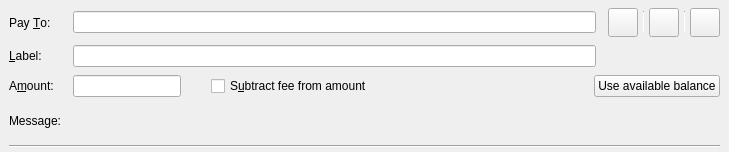
<?xml version="1.0" encoding="UTF-8"?>
<ui version="4.0">
 <class>SendCoinsEntry</class>
 <widget class="QStackedWidget" name="SendCoinsEntry">
  <property name="geometry">
   <rect>
    <x>0</x>
    <y>0</y>
    <width>729</width>
    <height>152</height>
   </rect>
  </property>
  <property name="focusPolicy">
   <enum>Qt::TabFocus</enum>
  </property>
  <property name="autoFillBackground">
   <bool>false</bool>
  </property>
  <property name="currentIndex">
   <number>0</number>
  </property>
  <widget class="QFrame" name="SendCoins">
   <property name="toolTip">
    <string>This is a normal payment.</string>
   </property>
   <property name="frameShape">
    <enum>QFrame::NoFrame</enum>
   </property>
   <layout class="QGridLayout" name="gridLayout">
    <property name="topMargin">
     <number>8</number>
    </property>
    <property name="bottomMargin">
     <number>4</number>
    </property>
    <property name="horizontalSpacing">
     <number>12</number>
    </property>
    <property name="verticalSpacing">
     <number>8</number>
    </property>
    <item row="3" column="1">
     <widget class="QLabel" name="messageTextLabel">
      <property name="toolTip">
       <string>A message that was attached to the abp: URI which will be stored with the transaction for your reference. Note: This message will not be sent over the Abp network.</string>
      </property>
      <property name="textFormat">
       <enum>Qt::PlainText</enum>
      </property>
     </widget>
    </item>
    <item row="0" column="0">
     <widget class="QLabel" name="payToLabel">
      <property name="text">
       <string>Pay &amp;To:</string>
      </property>
      <property name="buddy">
       <cstring>payTo</cstring>
      </property>
     </widget>
    </item>
    <item row="2" column="1" colspan="4">
     <layout class="QHBoxLayout" name="horizontalLayoutAmount" stretch="0,0,1,0">
      <item>
       <widget class="BitcoinAmountField" name="payAmount"/>
      </item>
      <item>
       <spacer name="horizontalSpacer">
        <property name="orientation">
         <enum>Qt::Horizontal</enum>
        </property>
        <property name="sizeType">
         <enum>QSizePolicy::Fixed</enum>
        </property>
        <property name="sizeHint" stdset="0">
         <size>
          <width>30</width>
          <height>20</height>
         </size>
        </property>
       </spacer>
      </item>
      <item>
       <widget class="QCheckBox" name="checkboxSubtractFeeFromAmount">
        <property name="toolTip">
         <string>The fee will be deducted from the amount being sent. The recipient will receive less abps than you enter in the amount field. If multiple recipients are selected, the fee is split equally.</string>
        </property>
        <property name="text">
         <string>S&amp;ubtract fee from amount</string>
        </property>
       </widget>
      </item>
      <item>
       <widget class="QPushButton" name="useAvailableBalanceButton">
        <property name="text">
         <string>Use available balance</string>
        </property>
       </widget>
      </item>
     </layout>
    </item>
    <item row="1" column="1">
     <widget class="QLineEdit" name="addAsLabel">
      <property name="toolTip">
       <string>Enter a label for this address to add it to the list of used addresses</string>
      </property>
     </widget>
    </item>
    <item row="1" column="0">
     <widget class="QLabel" name="labellLabel">
      <property name="text">
       <string>&amp;Label:</string>
      </property>
      <property name="buddy">
       <cstring>addAsLabel</cstring>
      </property>
     </widget>
    </item>
    <item row="3" column="0">
     <widget class="QLabel" name="messageLabel">
      <property name="text">
       <string>Message:</string>
      </property>
     </widget>
    </item>
    <item row="2" column="0">
     <widget class="QLabel" name="amountLabel">
      <property name="text">
       <string>A&amp;mount:</string>
      </property>
      <property name="buddy">
       <cstring>payAmount</cstring>
      </property>
     </widget>
    </item>
    <item row="0" column="1">
     <layout class="QHBoxLayout" name="payToLayout">
      <property name="spacing">
       <number>6</number>
      </property>
      <item>
       <widget class="QValidatedLineEdit" name="payTo">
        <property name="toolTip">
         <string>The Abp address to send the payment to</string>
        </property>
       </widget>
      </item>
     </layout>
    </item>
    <item row="4" column="0" colspan="5">
     <widget class="Line" name="hLine">
      <property name="orientation">
       <enum>Qt::Horizontal</enum>
      </property>
     </widget>
    </item>
    <item row="0" column="2" colspan="3">
     <layout class="QHBoxLayout" name="horizontalLayout_3">
      <property name="spacing">
       <number>5</number>
      </property>
      <item>
       <widget class="QToolButton" name="deleteButton">
        <property name="toolTip">
         <string>Remove this entry</string>
        </property>
        <property name="text">
         <string/>
        </property>
        <property name="icon">
         <iconset resource="../bitcoin.qrc">
          <normaloff>:/icons/remove_entry</normaloff>:/icons/remove_entry</iconset>
        </property>
        <property name="iconSize">
         <size>
          <width>22</width>
          <height>22</height>
         </size>
        </property>
       </widget>
      </item>
      <item>
       <widget class="Line" name="vLine">
        <property name="maximumSize">
         <size>
          <width>1</width>
          <height>22</height>
         </size>
        </property>
        <property name="orientation">
         <enum>Qt::Vertical</enum>
        </property>
       </widget>
      </item>
      <item>
       <widget class="QToolButton" name="addressBookButton">
        <property name="toolTip">
         <string>Choose previously used address</string>
        </property>
        <property name="text">
         <string/>
        </property>
        <property name="icon">
         <iconset resource="../bitcoin.qrc">
          <normaloff>:/icons/address-book</normaloff>:/icons/address-book</iconset>
        </property>
        <property name="iconSize">
         <size>
          <width>22</width>
          <height>22</height>
         </size>
        </property>
        <property name="shortcut">
         <string>Alt+A</string>
        </property>
       </widget>
      </item>
      <item>
       <widget class="Line" name="vLine2">
        <property name="maximumSize">
         <size>
          <width>1</width>
          <height>22</height>
         </size>
        </property>
        <property name="orientation">
         <enum>Qt::Vertical</enum>
        </property>
       </widget>
      </item>
      <item>
       <widget class="QToolButton" name="pasteButton">
        <property name="toolTip">
         <string>Paste address from clipboard</string>
        </property>
        <property name="text">
         <string/>
        </property>
        <property name="icon">
         <iconset resource="../bitcoin.qrc">
          <normaloff>:/icons/editpaste</normaloff>:/icons/editpaste</iconset>
        </property>
        <property name="iconSize">
         <size>
          <width>22</width>
          <height>22</height>
         </size>
        </property>
        <property name="shortcut">
         <string>Alt+P</string>
        </property>
       </widget>
      </item>
     </layout>
    </item>
   </layout>
  </widget>
  <widget class="QFrame" name="SendCoins_UnauthenticatedPaymentRequest">
   <property name="palette">
    <palette>
     <active>
      <colorrole role="WindowText">
       <brush brushstyle="SolidPattern">
        <color alpha="255">
         <red>0</red>
         <green>0</green>
         <blue>0</blue>
        </color>
       </brush>
      </colorrole>
      <colorrole role="Button">
       <brush brushstyle="SolidPattern">
        <color alpha="255">
         <red>255</red>
         <green>255</green>
         <blue>127</blue>
        </color>
       </brush>
      </colorrole>
      <colorrole role="Light">
       <brush brushstyle="SolidPattern">
        <color alpha="255">
         <red>255</red>
         <green>255</green>
         <blue>255</blue>
        </color>
       </brush>
      </colorrole>
      <colorrole role="Midlight">
       <brush brushstyle="SolidPattern">
        <color alpha="255">
         <red>255</red>
         <green>255</green>
         <blue>191</blue>
        </color>
       </brush>
      </colorrole>
      <colorrole role="Dark">
       <brush brushstyle="SolidPattern">
        <color alpha="255">
         <red>127</red>
         <green>127</green>
         <blue>63</blue>
        </color>
       </brush>
      </colorrole>
      <colorrole role="Mid">
       <brush brushstyle="SolidPattern">
        <color alpha="255">
         <red>170</red>
         <green>170</green>
         <blue>84</blue>
        </color>
       </brush>
      </colorrole>
      <colorrole role="Text">
       <brush brushstyle="SolidPattern">
        <color alpha="255">
         <red>0</red>
         <green>0</green>
         <blue>0</blue>
        </color>
       </brush>
      </colorrole>
      <colorrole role="BrightText">
       <brush brushstyle="SolidPattern">
        <color alpha="255">
         <red>255</red>
         <green>255</green>
         <blue>255</blue>
        </color>
       </brush>
      </colorrole>
      <colorrole role="ButtonText">
       <brush brushstyle="SolidPattern">
        <color alpha="255">
         <red>0</red>
         <green>0</green>
         <blue>0</blue>
        </color>
       </brush>
      </colorrole>
      <colorrole role="Base">
       <brush brushstyle="SolidPattern">
        <color alpha="255">
         <red>255</red>
         <green>255</green>
         <blue>255</blue>
        </color>
       </brush>
      </colorrole>
      <colorrole role="Window">
       <brush brushstyle="SolidPattern">
        <color alpha="255">
         <red>255</red>
         <green>255</green>
         <blue>127</blue>
        </color>
       </brush>
      </colorrole>
      <colorrole role="Shadow">
       <brush brushstyle="SolidPattern">
        <color alpha="255">
         <red>0</red>
         <green>0</green>
         <blue>0</blue>
        </color>
       </brush>
      </colorrole>
      <colorrole role="AlternateBase">
       <brush brushstyle="SolidPattern">
        <color alpha="255">
         <red>255</red>
         <green>255</green>
         <blue>191</blue>
        </color>
       </brush>
      </colorrole>
      <colorrole role="ToolTipBase">
       <brush brushstyle="SolidPattern">
        <color alpha="255">
         <red>255</red>
         <green>255</green>
         <blue>220</blue>
        </color>
       </brush>
      </colorrole>
      <colorrole role="ToolTipText">
       <brush brushstyle="SolidPattern">
        <color alpha="255">
         <red>0</red>
         <green>0</green>
         <blue>0</blue>
        </color>
       </brush>
      </colorrole>
     </active>
     <inactive>
      <colorrole role="WindowText">
       <brush brushstyle="SolidPattern">
        <color alpha="255">
         <red>0</red>
         <green>0</green>
         <blue>0</blue>
        </color>
       </brush>
      </colorrole>
      <colorrole role="Button">
       <brush brushstyle="SolidPattern">
        <color alpha="255">
         <red>255</red>
         <green>255</green>
         <blue>127</blue>
        </color>
       </brush>
      </colorrole>
      <colorrole role="Light">
       <brush brushstyle="SolidPattern">
        <color alpha="255">
         <red>255</red>
         <green>255</green>
         <blue>255</blue>
        </color>
       </brush>
      </colorrole>
      <colorrole role="Midlight">
       <brush brushstyle="SolidPattern">
        <color alpha="255">
         <red>255</red>
         <green>255</green>
         <blue>191</blue>
        </color>
       </brush>
      </colorrole>
      <colorrole role="Dark">
       <brush brushstyle="SolidPattern">
        <color alpha="255">
         <red>127</red>
         <green>127</green>
         <blue>63</blue>
        </color>
       </brush>
      </colorrole>
      <colorrole role="Mid">
       <brush brushstyle="SolidPattern">
        <color alpha="255">
         <red>170</red>
         <green>170</green>
         <blue>84</blue>
        </color>
       </brush>
      </colorrole>
      <colorrole role="Text">
       <brush brushstyle="SolidPattern">
        <color alpha="255">
         <red>0</red>
         <green>0</green>
         <blue>0</blue>
        </color>
       </brush>
      </colorrole>
      <colorrole role="BrightText">
       <brush brushstyle="SolidPattern">
        <color alpha="255">
         <red>255</red>
         <green>255</green>
         <blue>255</blue>
        </color>
       </brush>
      </colorrole>
      <colorrole role="ButtonText">
       <brush brushstyle="SolidPattern">
        <color alpha="255">
         <red>0</red>
         <green>0</green>
         <blue>0</blue>
        </color>
       </brush>
      </colorrole>
      <colorrole role="Base">
       <brush brushstyle="SolidPattern">
        <color alpha="255">
         <red>255</red>
         <green>255</green>
         <blue>255</blue>
        </color>
       </brush>
      </colorrole>
      <colorrole role="Window">
       <brush brushstyle="SolidPattern">
        <color alpha="255">
         <red>255</red>
         <green>255</green>
         <blue>127</blue>
        </color>
       </brush>
      </colorrole>
      <colorrole role="Shadow">
       <brush brushstyle="SolidPattern">
        <color alpha="255">
         <red>0</red>
         <green>0</green>
         <blue>0</blue>
        </color>
       </brush>
      </colorrole>
      <colorrole role="AlternateBase">
       <brush brushstyle="SolidPattern">
        <color alpha="255">
         <red>255</red>
         <green>255</green>
         <blue>191</blue>
        </color>
       </brush>
      </colorrole>
      <colorrole role="ToolTipBase">
       <brush brushstyle="SolidPattern">
        <color alpha="255">
         <red>255</red>
         <green>255</green>
         <blue>220</blue>
        </color>
       </brush>
      </colorrole>
      <colorrole role="ToolTipText">
       <brush brushstyle="SolidPattern">
        <color alpha="255">
         <red>0</red>
         <green>0</green>
         <blue>0</blue>
        </color>
       </brush>
      </colorrole>
     </inactive>
     <disabled>
      <colorrole role="WindowText">
       <brush brushstyle="SolidPattern">
        <color alpha="255">
         <red>127</red>
         <green>127</green>
         <blue>63</blue>
        </color>
       </brush>
      </colorrole>
      <colorrole role="Button">
       <brush brushstyle="SolidPattern">
        <color alpha="255">
         <red>255</red>
         <green>255</green>
         <blue>127</blue>
        </color>
       </brush>
      </colorrole>
      <colorrole role="Light">
       <brush brushstyle="SolidPattern">
        <color alpha="255">
         <red>255</red>
         <green>255</green>
         <blue>255</blue>
        </color>
       </brush>
      </colorrole>
      <colorrole role="Midlight">
       <brush brushstyle="SolidPattern">
        <color alpha="255">
         <red>255</red>
         <green>255</green>
         <blue>191</blue>
        </color>
       </brush>
      </colorrole>
      <colorrole role="Dark">
       <brush brushstyle="SolidPattern">
        <color alpha="255">
         <red>127</red>
         <green>127</green>
         <blue>63</blue>
        </color>
       </brush>
      </colorrole>
      <colorrole role="Mid">
       <brush brushstyle="SolidPattern">
        <color alpha="255">
         <red>170</red>
         <green>170</green>
         <blue>84</blue>
        </color>
       </brush>
      </colorrole>
      <colorrole role="Text">
       <brush brushstyle="SolidPattern">
        <color alpha="255">
         <red>127</red>
         <green>127</green>
         <blue>63</blue>
        </color>
       </brush>
      </colorrole>
      <colorrole role="BrightText">
       <brush brushstyle="SolidPattern">
        <color alpha="255">
         <red>255</red>
         <green>255</green>
         <blue>255</blue>
        </color>
       </brush>
      </colorrole>
      <colorrole role="ButtonText">
       <brush brushstyle="SolidPattern">
        <color alpha="255">
         <red>127</red>
         <green>127</green>
         <blue>63</blue>
        </color>
       </brush>
      </colorrole>
      <colorrole role="Base">
       <brush brushstyle="SolidPattern">
        <color alpha="255">
         <red>255</red>
         <green>255</green>
         <blue>127</blue>
        </color>
       </brush>
      </colorrole>
      <colorrole role="Window">
       <brush brushstyle="SolidPattern">
        <color alpha="255">
         <red>255</red>
         <green>255</green>
         <blue>127</blue>
        </color>
       </brush>
      </colorrole>
      <colorrole role="Shadow">
       <brush brushstyle="SolidPattern">
        <color alpha="255">
         <red>0</red>
         <green>0</green>
         <blue>0</blue>
        </color>
       </brush>
      </colorrole>
      <colorrole role="AlternateBase">
       <brush brushstyle="SolidPattern">
        <color alpha="255">
         <red>255</red>
         <green>255</green>
         <blue>127</blue>
        </color>
       </brush>
      </colorrole>
      <colorrole role="ToolTipBase">
       <brush brushstyle="SolidPattern">
        <color alpha="255">
         <red>255</red>
         <green>255</green>
         <blue>220</blue>
        </color>
       </brush>
      </colorrole>
      <colorrole role="ToolTipText">
       <brush brushstyle="SolidPattern">
        <color alpha="255">
         <red>0</red>
         <green>0</green>
         <blue>0</blue>
        </color>
       </brush>
      </colorrole>
     </disabled>
    </palette>
   </property>
   <property name="toolTip">
    <string>This is an unauthenticated payment request.</string>
   </property>
   <property name="autoFillBackground">
    <bool>true</bool>
   </property>
   <property name="frameShape">
    <enum>QFrame::NoFrame</enum>
   </property>
   <layout class="QGridLayout" name="gridLayout_is">
    <property name="spacing">
     <number>12</number>
    </property>
    <item row="0" column="0">
     <widget class="QLabel" name="payToLabel_is">
      <property name="text">
       <string>Pay To:</string>
      </property>
     </widget>
    </item>
    <item row="0" column="1">
     <layout class="QHBoxLayout" name="payToLayout_is">
      <property name="spacing">
       <number>0</number>
      </property>
      <item>
       <widget class="QLabel" name="payTo_is"/>
      </item>
      <item>
       <widget class="QToolButton" name="deleteButton_is">
        <property name="toolTip">
         <string>Remove this entry</string>
        </property>
        <property name="text">
         <string/>
        </property>
        <property name="icon">
         <iconset resource="../bitcoin.qrc">
          <normaloff>:/icons/remove</normaloff>:/icons/remove</iconset>
        </property>
       </widget>
      </item>
     </layout>
    </item>
    <item row="1" column="0">
     <widget class="QLabel" name="memoLabel_is">
      <property name="text">
       <string>Memo:</string>
      </property>
     </widget>
    </item>
    <item row="1" column="1">
     <widget class="QLabel" name="memoTextLabel_is">
      <property name="textFormat">
       <enum>Qt::PlainText</enum>
      </property>
     </widget>
    </item>
    <item row="2" column="0">
     <widget class="QLabel" name="amountLabel_is">
      <property name="text">
       <string>A&amp;mount:</string>
      </property>
      <property name="buddy">
       <cstring>payAmount_is</cstring>
      </property>
     </widget>
    </item>
    <item row="2" column="1">
     <widget class="BitcoinAmountField" name="payAmount_is">
      <property name="acceptDrops">
       <bool>false</bool>
      </property>
     </widget>
    </item>
   </layout>
  </widget>
  <widget class="QFrame" name="SendCoins_AuthenticatedPaymentRequest">
   <property name="palette">
    <palette>
     <active>
      <colorrole role="WindowText">
       <brush brushstyle="SolidPattern">
        <color alpha="255">
         <red>0</red>
         <green>0</green>
         <blue>0</blue>
        </color>
       </brush>
      </colorrole>
      <colorrole role="Button">
       <brush brushstyle="SolidPattern">
        <color alpha="255">
         <red>140</red>
         <green>232</green>
         <blue>119</blue>
        </color>
       </brush>
      </colorrole>
      <colorrole role="Light">
       <brush brushstyle="SolidPattern">
        <color alpha="255">
         <red>230</red>
         <green>255</green>
         <blue>224</blue>
        </color>
       </brush>
      </colorrole>
      <colorrole role="Midlight">
       <brush brushstyle="SolidPattern">
        <color alpha="255">
         <red>185</red>
         <green>243</green>
         <blue>171</blue>
        </color>
       </brush>
      </colorrole>
      <colorrole role="Dark">
       <brush brushstyle="SolidPattern">
        <color alpha="255">
         <red>70</red>
         <green>116</green>
         <blue>59</blue>
        </color>
       </brush>
      </colorrole>
      <colorrole role="Mid">
       <brush brushstyle="SolidPattern">
        <color alpha="255">
         <red>93</red>
         <green>155</green>
         <blue>79</blue>
        </color>
       </brush>
      </colorrole>
      <colorrole role="Text">
       <brush brushstyle="SolidPattern">
        <color alpha="255">
         <red>0</red>
         <green>0</green>
         <blue>0</blue>
        </color>
       </brush>
      </colorrole>
      <colorrole role="BrightText">
       <brush brushstyle="SolidPattern">
        <color alpha="255">
         <red>155</red>
         <green>255</green>
         <blue>147</blue>
        </color>
       </brush>
      </colorrole>
      <colorrole role="ButtonText">
       <brush brushstyle="SolidPattern">
        <color alpha="255">
         <red>0</red>
         <green>0</green>
         <blue>0</blue>
        </color>
       </brush>
      </colorrole>
      <colorrole role="Base">
       <brush brushstyle="SolidPattern">
        <color alpha="255">
         <red>119</red>
         <green>255</green>
         <blue>233</blue>
        </color>
       </brush>
      </colorrole>
      <colorrole role="Window">
       <brush brushstyle="SolidPattern">
        <color alpha="255">
         <red>140</red>
         <green>232</green>
         <blue>119</blue>
        </color>
       </brush>
      </colorrole>
      <colorrole role="Shadow">
       <brush brushstyle="SolidPattern">
        <color alpha="255">
         <red>0</red>
         <green>0</green>
         <blue>0</blue>
        </color>
       </brush>
      </colorrole>
      <colorrole role="AlternateBase">
       <brush brushstyle="SolidPattern">
        <color alpha="255">
         <red>197</red>
         <green>243</green>
         <blue>187</blue>
        </color>
       </brush>
      </colorrole>
      <colorrole role="NoRole">
       <brush brushstyle="SolidPattern">
        <color alpha="255">
         <red>125</red>
         <green>194</green>
         <blue>122</blue>
        </color>
       </brush>
      </colorrole>
      <colorrole role="ToolTipBase">
       <brush brushstyle="SolidPattern">
        <color alpha="255">
         <red>255</red>
         <green>255</green>
         <blue>220</blue>
        </color>
       </brush>
      </colorrole>
      <colorrole role="ToolTipText">
       <brush brushstyle="SolidPattern">
        <color alpha="255">
         <red>0</red>
         <green>0</green>
         <blue>0</blue>
        </color>
       </brush>
      </colorrole>
     </active>
     <inactive>
      <colorrole role="WindowText">
       <brush brushstyle="SolidPattern">
        <color alpha="255">
         <red>0</red>
         <green>0</green>
         <blue>0</blue>
        </color>
       </brush>
      </colorrole>
      <colorrole role="Button">
       <brush brushstyle="SolidPattern">
        <color alpha="255">
         <red>140</red>
         <green>232</green>
         <blue>119</blue>
        </color>
       </brush>
      </colorrole>
      <colorrole role="Light">
       <brush brushstyle="SolidPattern">
        <color alpha="255">
         <red>230</red>
         <green>255</green>
         <blue>224</blue>
        </color>
       </brush>
      </colorrole>
      <colorrole role="Midlight">
       <brush brushstyle="SolidPattern">
        <color alpha="255">
         <red>185</red>
         <green>243</green>
         <blue>171</blue>
        </color>
       </brush>
      </colorrole>
      <colorrole role="Dark">
       <brush brushstyle="SolidPattern">
        <color alpha="255">
         <red>70</red>
         <green>116</green>
         <blue>59</blue>
        </color>
       </brush>
      </colorrole>
      <colorrole role="Mid">
       <brush brushstyle="SolidPattern">
        <color alpha="255">
         <red>93</red>
         <green>155</green>
         <blue>79</blue>
        </color>
       </brush>
      </colorrole>
      <colorrole role="Text">
       <brush brushstyle="SolidPattern">
        <color alpha="255">
         <red>0</red>
         <green>0</green>
         <blue>0</blue>
        </color>
       </brush>
      </colorrole>
      <colorrole role="BrightText">
       <brush brushstyle="SolidPattern">
        <color alpha="255">
         <red>155</red>
         <green>255</green>
         <blue>147</blue>
        </color>
       </brush>
      </colorrole>
      <colorrole role="ButtonText">
       <brush brushstyle="SolidPattern">
        <color alpha="255">
         <red>0</red>
         <green>0</green>
         <blue>0</blue>
        </color>
       </brush>
      </colorrole>
      <colorrole role="Base">
       <brush brushstyle="SolidPattern">
        <color alpha="255">
         <red>119</red>
         <green>255</green>
         <blue>233</blue>
        </color>
       </brush>
      </colorrole>
      <colorrole role="Window">
       <brush brushstyle="SolidPattern">
        <color alpha="255">
         <red>140</red>
         <green>232</green>
         <blue>119</blue>
        </color>
       </brush>
      </colorrole>
      <colorrole role="Shadow">
       <brush brushstyle="SolidPattern">
        <color alpha="255">
         <red>0</red>
         <green>0</green>
         <blue>0</blue>
        </color>
       </brush>
      </colorrole>
      <colorrole role="AlternateBase">
       <brush brushstyle="SolidPattern">
        <color alpha="255">
         <red>197</red>
         <green>243</green>
         <blue>187</blue>
        </color>
       </brush>
      </colorrole>
      <colorrole role="NoRole">
       <brush brushstyle="SolidPattern">
        <color alpha="255">
         <red>125</red>
         <green>194</green>
         <blue>122</blue>
        </color>
       </brush>
      </colorrole>
      <colorrole role="ToolTipBase">
       <brush brushstyle="SolidPattern">
        <color alpha="255">
         <red>255</red>
         <green>255</green>
         <blue>220</blue>
        </color>
       </brush>
      </colorrole>
      <colorrole role="ToolTipText">
       <brush brushstyle="SolidPattern">
        <color alpha="255">
         <red>0</red>
         <green>0</green>
         <blue>0</blue>
        </color>
       </brush>
      </colorrole>
     </inactive>
     <disabled>
      <colorrole role="WindowText">
       <brush brushstyle="SolidPattern">
        <color alpha="255">
         <red>70</red>
         <green>116</green>
         <blue>59</blue>
        </color>
       </brush>
      </colorrole>
      <colorrole role="Button">
       <brush brushstyle="SolidPattern">
        <color alpha="255">
         <red>140</red>
         <green>232</green>
         <blue>119</blue>
        </color>
       </brush>
      </colorrole>
      <colorrole role="Light">
       <brush brushstyle="SolidPattern">
        <color alpha="255">
         <red>230</red>
         <green>255</green>
         <blue>224</blue>
        </color>
       </brush>
      </colorrole>
      <colorrole role="Midlight">
       <brush brushstyle="SolidPattern">
        <color alpha="255">
         <red>185</red>
         <green>243</green>
         <blue>171</blue>
        </color>
       </brush>
      </colorrole>
      <colorrole role="Dark">
       <brush brushstyle="SolidPattern">
        <color alpha="255">
         <red>70</red>
         <green>116</green>
         <blue>59</blue>
        </color>
       </brush>
      </colorrole>
      <colorrole role="Mid">
       <brush brushstyle="SolidPattern">
        <color alpha="255">
         <red>93</red>
         <green>155</green>
         <blue>79</blue>
        </color>
       </brush>
      </colorrole>
      <colorrole role="Text">
       <brush brushstyle="SolidPattern">
        <color alpha="255">
         <red>70</red>
         <green>116</green>
         <blue>59</blue>
        </color>
       </brush>
      </colorrole>
      <colorrole role="BrightText">
       <brush brushstyle="SolidPattern">
        <color alpha="255">
         <red>155</red>
         <green>255</green>
         <blue>147</blue>
        </color>
       </brush>
      </colorrole>
      <colorrole role="ButtonText">
       <brush brushstyle="SolidPattern">
        <color alpha="255">
         <red>70</red>
         <green>116</green>
         <blue>59</blue>
        </color>
       </brush>
      </colorrole>
      <colorrole role="Base">
       <brush brushstyle="SolidPattern">
        <color alpha="255">
         <red>140</red>
         <green>232</green>
         <blue>119</blue>
        </color>
       </brush>
      </colorrole>
      <colorrole role="Window">
       <brush brushstyle="SolidPattern">
        <color alpha="255">
         <red>140</red>
         <green>232</green>
         <blue>119</blue>
        </color>
       </brush>
      </colorrole>
      <colorrole role="Shadow">
       <brush brushstyle="SolidPattern">
        <color alpha="255">
         <red>0</red>
         <green>0</green>
         <blue>0</blue>
        </color>
       </brush>
      </colorrole>
      <colorrole role="AlternateBase">
       <brush brushstyle="SolidPattern">
        <color alpha="255">
         <red>140</red>
         <green>232</green>
         <blue>119</blue>
        </color>
       </brush>
      </colorrole>
      <colorrole role="NoRole">
       <brush brushstyle="SolidPattern">
        <color alpha="255">
         <red>125</red>
         <green>194</green>
         <blue>122</blue>
        </color>
       </brush>
      </colorrole>
      <colorrole role="ToolTipBase">
       <brush brushstyle="SolidPattern">
        <color alpha="255">
         <red>255</red>
         <green>255</green>
         <blue>220</blue>
        </color>
       </brush>
      </colorrole>
      <colorrole role="ToolTipText">
       <brush brushstyle="SolidPattern">
        <color alpha="255">
         <red>0</red>
         <green>0</green>
         <blue>0</blue>
        </color>
       </brush>
      </colorrole>
     </disabled>
    </palette>
   </property>
   <property name="toolTip">
    <string>This is an authenticated payment request.</string>
   </property>
   <property name="autoFillBackground">
    <bool>true</bool>
   </property>
   <property name="frameShape">
    <enum>QFrame::NoFrame</enum>
   </property>
   <layout class="QGridLayout" name="gridLayout_s">
    <property name="spacing">
     <number>12</number>
    </property>
    <item row="0" column="0">
     <widget class="QLabel" name="payToLabel_s">
      <property name="text">
       <string>Pay To:</string>
      </property>
      <property name="alignment">
       <set>Qt::AlignRight|Qt::AlignTrailing|Qt::AlignVCenter</set>
      </property>
     </widget>
    </item>
    <item row="0" column="1">
     <layout class="QHBoxLayout" name="payToLayout_s">
      <property name="spacing">
       <number>0</number>
      </property>
      <item>
       <widget class="QLabel" name="payTo_s">
        <property name="textFormat">
         <enum>Qt::PlainText</enum>
        </property>
       </widget>
      </item>
      <item>
       <widget class="QToolButton" name="deleteButton_s">
        <property name="toolTip">
         <string>Remove this entry</string>
        </property>
        <property name="text">
         <string/>
        </property>
        <property name="icon">
         <iconset resource="../bitcoin.qrc">
          <normaloff>:/icons/remove</normaloff>:/icons/remove</iconset>
        </property>
       </widget>
      </item>
     </layout>
    </item>
    <item row="1" column="0">
     <widget class="QLabel" name="memoLabel_s">
      <property name="text">
       <string>Memo:</string>
      </property>
      <property name="alignment">
       <set>Qt::AlignRight|Qt::AlignTrailing|Qt::AlignVCenter</set>
      </property>
     </widget>
    </item>
    <item row="1" column="1">
     <widget class="QLabel" name="memoTextLabel_s">
      <property name="textFormat">
       <enum>Qt::PlainText</enum>
      </property>
     </widget>
    </item>
    <item row="2" column="0">
     <widget class="QLabel" name="amountLabel_s">
      <property name="text">
       <string>A&amp;mount:</string>
      </property>
      <property name="alignment">
       <set>Qt::AlignRight|Qt::AlignTrailing|Qt::AlignVCenter</set>
      </property>
      <property name="buddy">
       <cstring>payAmount_s</cstring>
      </property>
     </widget>
    </item>
    <item row="2" column="1">
     <widget class="BitcoinAmountField" name="payAmount_s">
      <property name="acceptDrops">
       <bool>false</bool>
      </property>
     </widget>
    </item>
   </layout>
  </widget>
 </widget>
 <customwidgets>
  <customwidget>
   <class>QValidatedLineEdit</class>
   <extends>QLineEdit</extends>
   <header>qt/qvalidatedlineedit.h</header>
  </customwidget>
  <customwidget>
   <class>BitcoinAmountField</class>
   <extends>QLineEdit</extends>
   <header>qt/bitcoinamountfield.h</header>
   <container>1</container>
  </customwidget>
 </customwidgets>
 <tabstops>
  <tabstop>payTo</tabstop>
  <tabstop>addAsLabel</tabstop>
  <tabstop>payAmount</tabstop>
  <tabstop>payAmount_is</tabstop>
  <tabstop>deleteButton_is</tabstop>
  <tabstop>payAmount_s</tabstop>
  <tabstop>deleteButton_s</tabstop>
 </tabstops>
 <resources>
  <include location="../bitcoin.qrc"/>
 </resources>
 <connections/>
</ui>
